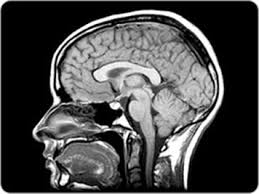
#> input picture images/brain_mri.jpg, 259 x 194 px
$ jupyter execute --allow-errors plot_chan_vese.ipynb   (shell and % lines are left out)
#> lines starting #> are read from the running program, lines starting #| are printed output that depends on the picture
# Chan-Vese Segmentation

The Chan-Vese segmentation algorithm is designed to segment objects without
clearly defined boundaries. This algorithm is based on level sets that are
evolved iteratively to minimize an energy, which is defined by
weighted values corresponding to the sum of differences intensity
from the average value outside the segmented region, the sum of
differences from the average value inside the segmented region, and a
term which is dependent on the length of the boundary of the segmented
region.

This implementation of the algorithm is somewhat simplified in the
sense that the area factor 'nu' described in the original paper is not
implemented, and is only suitable for grayscale images.

Typical values for ``lambda1`` and ``lambda2`` are 1. If the 'background' is
very different from the segmented object in terms of distribution (for
example, a uniform black image with figures of varying intensity), then
these values should be different from each other.

Typical values for ``mu`` are between 0 and 1, though higher values can be
used when dealing with shapes with very ill-defined contours.

The algorithm also returns a list of values that corresponds to the
energy at each iteration. This can be used to adjust the various
parameters described above.

[cell 1]
import cv2
import numpy as np
import matplotlib.pyplot as plt
from skimage import data, img_as_float, io
from skimage.segmentation import chan_vese


#image = img_as_float(data.camera())
image = io.imread("images/brain_mri.jpg")
#> image is the input picture: shape (194, 259, 3); min 0, max 255, mean 71.7
image = cv2.cvtColor(image, cv2.COLOR_RGB2GRAY)
#> image: shape (194, 259)

# Feel free to play around with the parameters to see how they impact the result
cv = chan_vese(image, mu=0.01, lambda1=1, lambda2=1, tol=1e-3, max_iter=200,
               dt=0.5, init_level_set="checkerboard", extended_output=True)

fig, axes = plt.subplots(2, 2, figsize=(8, 8))
ax = axes.flatten()

ax[0].imshow(image, cmap="gray")
ax[0].set_axis_off()
ax[0].set_title("Original Image", fontsize=12)

ax[1].imshow(cv[0], cmap="gray")
ax[1].set_axis_off()
title = "Chan-Vese segmentation - {} iterations".format(len(cv[2]))
#> title = 'Chan-Vese segmentation - 200 iterations'
ax[1].set_title(title, fontsize=12)

ax[2].imshow(cv[1], cmap="gray")
ax[2].set_axis_off()
ax[2].set_title("Final Level Set", fontsize=12)

ax[3].plot(cv[2])
ax[3].set_title("Evolution of energy over iterations", fontsize=12)

fig.tight_layout()
plt.show()
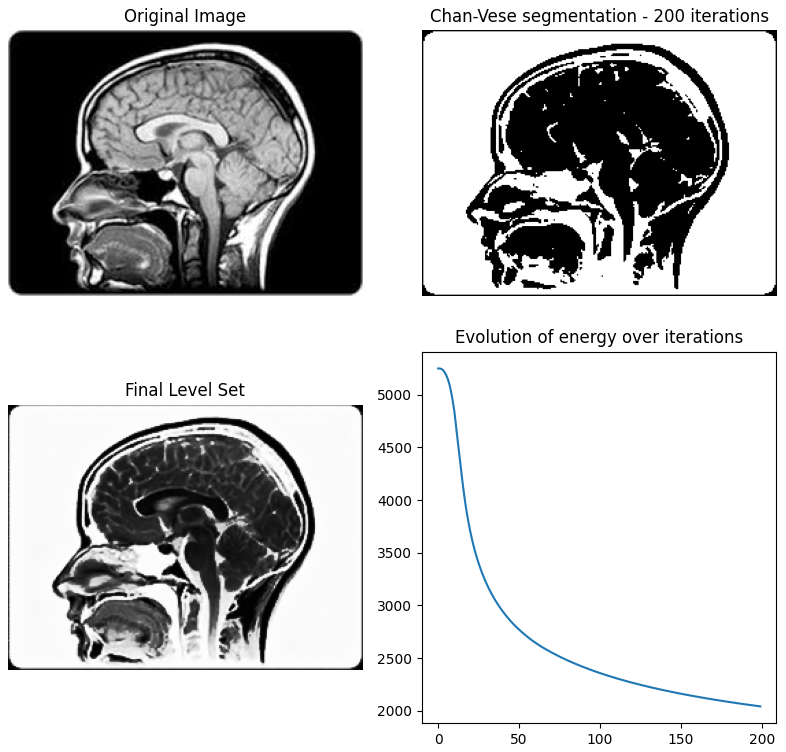
#> figure drawn by matplotlib, 4 panels; panel 4: curve peaks at x = 0, y = 5249

[cell 2]
print(cv[1])
#> (printed output is left out)
print(cv[2])
#> (printed output is left out)

[cell 3]
import cv2
im = io.imread("images/brain_mri.jpg")
print(cv2.cvtColor(im, cv2.COLOR_RGB2GRAY).shape)
#| (194, 259)

$ run again, with images/brain_tumor.jpg copied over images/brain_mri.jpg
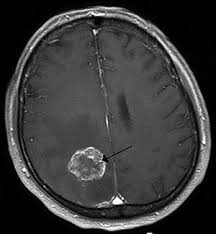
#> input picture images/brain_tumor.jpg, 216 x 234 px
#> image is the input picture: shape (234, 216, 3); min 0, max 255, mean 57.9
#> image: shape (234, 216)
#> title = 'Chan-Vese segmentation - 200 iterations'
#> `plt.show()`:
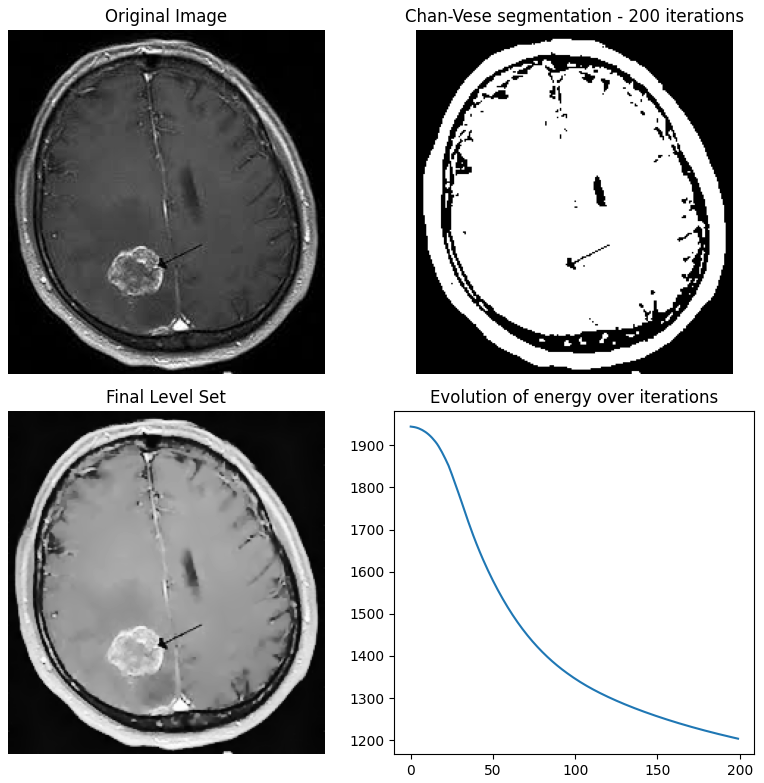
#> figure drawn by matplotlib, 4 panels; panel 4: curve peaks at x = 0, y = 1944.5
#> (printed output is left out)
#> (printed output is left out)
#| (234, 216)

$ run again, with images/brain1.png saved as images/brain_mri.jpg
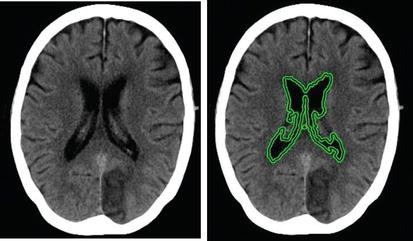
#> input picture images/brain1.png, 413 x 241 px
#> image is the input picture: shape (241, 413, 3); mean R, G, B 81.8, 83.9, 82.2
#> `image = cv2.cvtColor(image, cv2.COLOR_RGB2GRAY)`:
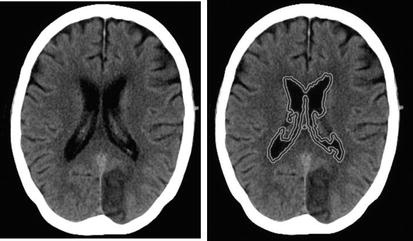
#> image: shape (241, 413); min 0, max 255, mean 83
#> title = 'Chan-Vese segmentation - 200 iterations'
#> `plt.show()`:
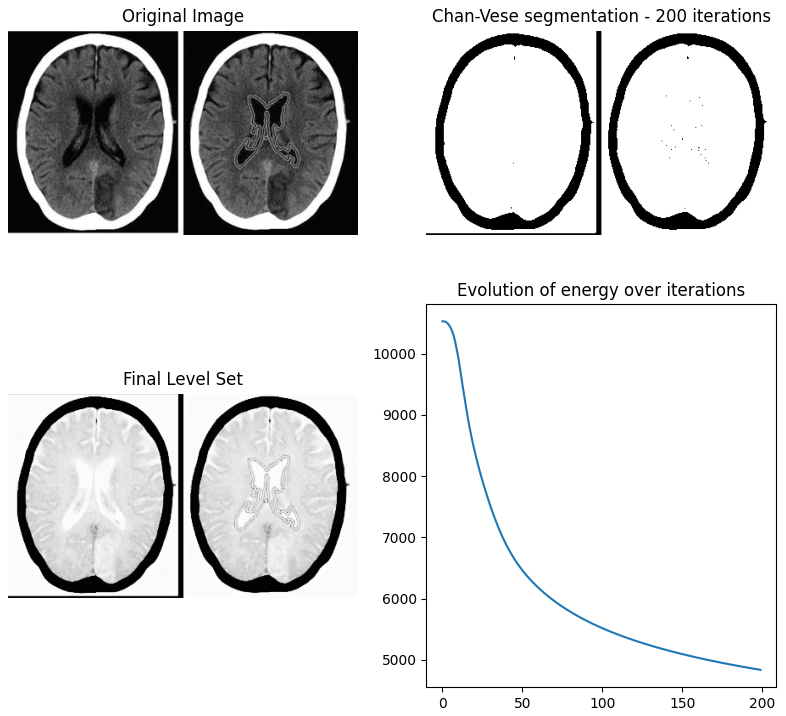
#> figure drawn by matplotlib, 4 panels; panel 4: curve peaks at x = 0, y = 10526.9
#> (printed output is left out)
#> (printed output is left out)
#| (241, 413)
